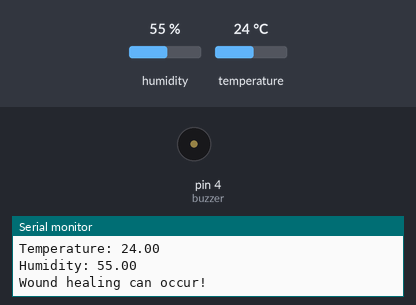
Bench run of a sketch on a simulated Arduino Uno, built with avr-gcc and run on an emulated ATmega328P. Parts: buzzer (waves = sounding), the last lines printed to the serial monitor. The inputs (shaded band) are chosen by the test bench; at power-on: humidity 55 %, temperature 24 °C.

Above: at 2.3 s.
2.4 s: humidity set to 41 %
4.5 s: humidity set to 38 %
At 5.0 s:
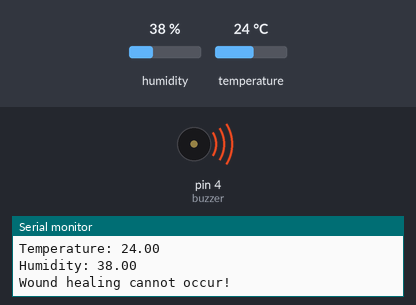
6.6 s: temperature set to 21 °C
8.7 s: temperature set to 18 °C
Timing chart, 0 to 11.7 s (numbered marks = the images above; inputs shaded):
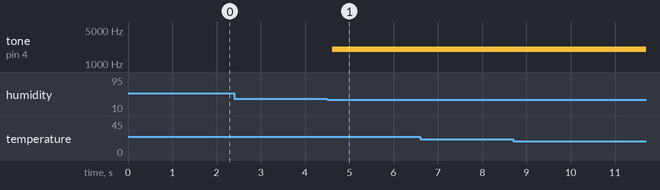

The sketch:

theRIZZLERScodeee.ino
```cpp
#include <dht.h>

dht DHT;

#define DHT11_PIN 2
int condition = 0;
float hum;
float temp;
const int buzzer = 4;

void setup(){
  Serial.begin(9600);
  pinMode(buzzer, 4);
}

void loop(){
  int chk = DHT.read11(DHT11_PIN);
  hum = DHT.humidity;
  temp = DHT.temperature;
  Serial.println(" ");
  Serial.print("Temperature: ");
  Serial.print(temp);
  Serial.println(" ");
  Serial.print("Humidity: ");
  Serial.print(hum);
  Serial.println(" ");

  if (temp < 20 || temp > 30) {
    condition = condition + 1;
  }

  if (hum < 40 || hum > 80) {
    condition = condition + 1;
  }

  if (condition == 1) {
    Serial.print("Wound healing cannot occur! ");
    tone(buzzer, 2000, 3000);
  }
  if (condition == 2) {
    Serial.print("Let it breathe!");
    tone(buzzer, 2000, 3000);
  }
  if (condition == 0) {
      Serial.print("Wound healing can occur! ");
  }

  Serial.println(" ");
  delay(1500);
  condition = 0;
}
```

Measured:
- the behaviour switches between 40 and 39 % on humidity (found by bisection; images 0 and 1)
- after the input at 4.5 s, tone on pin 4 (buzzer): silent → 2000 Hz after 0.11 s
